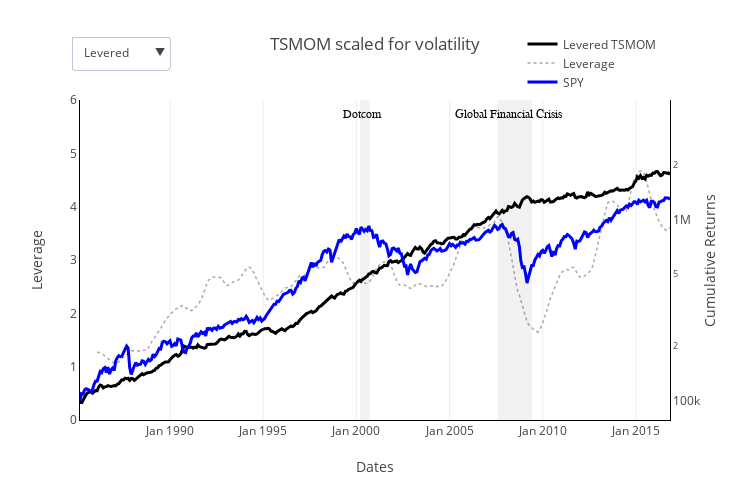

Notebook code cell kept with this figure:
### Markdown cell above
Let's see what our interactive plots show next. Hover your cursor over the chart to active interactivity.

### Code cell
ts_idx = levered.index
init_cap = 100000
trace_10 = Scatter(x = ts_idx,
                   y = unlevered.Cumulative * init_cap,
                   visible = False, 
                   name = 'Unlevered TSMOM',
                   yaxis = 'y2',
                   line = dict(dash = 'line',
                               color = 'black', 
                               width = 3)
                 )
trace_20 = Scatter(x = ts_idx,
                   y = unlevered.Leverage,
                   visible = False,
                   name = 'Leverage',
                   line = dict(dash = 'dot',
                               color = '#aaa9a9', 
                               width = 1.5, 
                               )
                 )
                  
trace_30 =  Scatter(x = ts_idx,
                    y = unlevered.SPY * init_cap,
                    visible = False,
                    name = 'SPY',
                    yaxis = 'y2',
                    line = dict(dash = 'line', 
                                color = 'blue', 
                                width = 3)    
                   )

trace_11 = Scatter(x = ts_idx,
                   y = (levered['Cumulative VolScale'] * init_cap),
                   visible = True,
                   name = 'Levered TSMOM',
                   yaxis = 'y2',
                   line = dict(dash = 'line',
                               color = 'black', 
                               width = 3)
                 )
trace_12 = Scatter(x = ts_idx,
                   y = (levered.Leverage),
                   visible = True,
                   name = 'Leverage',
                   line = dict(dash = 'dot',
                               color = '#aaa9a9', 
                               width = 1.5),
                 )
trace_13 = Scatter(x = ts_idx,
                   y = (levered.SPY) * init_cap,
                   visible = True,
                   name = 'SPY',
                   yaxis = 'y2',
                   line = dict(dash = 'line',
                               color = 'blue', 
                               width = 3,
                              )
                  )
data_ttl = [trace_10, trace_20, trace_30, trace_11, trace_12, trace_13]
updatemenus = list([dict(#type="buttons", 
                         active= 1, 
                         
                         buttons=list([dict(label = 'Unlevered',  
                                            method = 'update', 
                                            args = [{'visible': [True, True, True, False, False, False]},]),
                       
                                       dict(label = 'Levered', 
                                            method = 'update', 
                                            args = [{'visible': [False, False, False, True, True, True]},]), 
                                       
                                      ]),  
                         x = 0.15,
                         y = 1.2
                        ),
                   ], 
                   
                  )

lay = Layout(title = 'TSMOM scaled for volatility',
             legend = dict(x = 0.75, y = 1.22),

             xaxis = dict(title = 'Dates', 
                          showgrid = True, 
                          showticklabels = True,
                          linecolor = 'black',
                          tickformat = '%b %Y',
                          hoverformat = '%b %Y'
                         ),
              yaxis = dict(title = 'Leverage', 
                          showgrid = False,
                          showticklabels = True,
                          linecolor = 'black',
                          range = [0, 6],   
                          ),
             yaxis2 = dict(title = 'Cumulative Returns', 
                          showgrid = False,
                          showticklabels = True,
                          linecolor = 'black',
                          range = [4.8922, 6.65863],
                          nticks = 5,
                          type = 'log',
                           side = 'right',
                           overlaying = 'y'
                          ),
             
             paper_bgcolor = 'white',
             plot_bgcolor = 'white',
             autosize = False,
             height = 500,
             width = 750,
             showlegend = True,
             updatemenus = updatemenus,

             shapes = [
                 {
                     'type' : 'line',
                     'xref' : 'paper',
                     'x0' : 0,
                     'y0' : init_cap,
                     'x1' : 1,
                     'y1' : init_cap,
                     'line' : {
                         
                         'color': 'black',
                         'width': 1,
                         'dash': 'dash'
                             },
                 },
                     {
                      'x0':'2000-03-15', 
                      'x1':'2000-09-15', 
                      'yref': 'paper',
                      'y0':0,
                      'y1':1,
                      'fillcolor':'rgba(30,30,30,0.3)',  
                      'opacity':.2, 
                      'line' : {'width': 0
                               },
                      },
                     {
                      
                      'x0':'2007-08-01', 
                      'x1':'2009-06-01', 
                      'yref': 'paper',
                      'y0':0,
                      'y1':1,
                      'fillcolor':'rgba(30,30,30,0.3)',  
                      'opacity':.2, 
                      'line' : {'width': 0
                               },
                      },
             ]
            )
annot = []

annot.extend([dict(xref = 'paper',
                  yref = 'paper',
                  x= 0.82, 
                  y= 0.98,
                  xanchor ='right', 
                  yanchor='right',
                  text= 'Global Financial Crisis',
                  font=dict(family='<b>Arial<b>',
                            size= 12, 
                            color= 'black',
                           ),
                  showarrow=False), 
            dict(xref = 'paper',
                  yref = 'paper',
                  x= 0.515, 
                  y= 0.98,
                  xanchor ='right', 
                  yanchor='right',
                  text= 'Dotcom',
                  font=dict(family='<b>Arial<b>',
                            size= 12, 
                            color= 'black',
                           ),
                  showarrow=False)
             ]
            )

lay['annotations'] = annot
fig_ttl = Figure(data = data_ttl, layout = lay)
iplot(fig_ttl, show_link = False)

### Figure 1 — Plotly figure (JSON) as saved in the notebook; plotly's stock layout.template omitted (floating-point values rounded to 4 significant figures; data arrays with more than 128 entries replaced by an {"elided": "..."} marker saying what was removed)
{"data": [{"line": {"color": "black", "dash": "line", "width": 3}, "name": "Unlevered TSMOM", "type": "scatter", "visible": false, "x": {"elided": "381 str values"}, "y": {"elided": "381 float values"}, "yaxis": "y2"}, {"line": {"color": "#aaa9a9", "dash": "dot", "width": 1.5}, "name": "Leverage", "type": "scatter", "visible": false, "x": {"elided": "381 str values"}, "y": {"elided": "381 int values"}}, {"line": {"color": "blue", "dash": "line", "width": 3}, "name": "SPY", "type": "scatter", "visible": false, "x": {"elided": "381 str values"}, "y": {"elided": "381 float values"}, "yaxis": "y2"}, {"line": {"color": "black", "dash": "line", "width": 3}, "name": "Levered TSMOM", "type": "scatter", "visible": true, "x": {"elided": "381 str values"}, "y": {"elided": "381 float values"}, "yaxis": "y2"}, {"line": {"color": "#aaa9a9", "dash": "dot", "width": 1.5}, "name": "Leverage", "type": "scatter", "visible": true, "x": {"elided": "381 str values"}, "y": {"elided": "381 float values"}}, {"line": {"color": "blue", "dash": "line", "width": 3}, "name": "SPY", "type": "scatter", "visible": true, "x": {"elided": "381 str values"}, "y": {"elided": "381 float values"}, "yaxis": "y2"}], "layout": {"annotations": [{"font": {"color": "black", "family": "<b>Arial<b>", "size": 12}, "showarrow": false, "text": "Global Financial Crisis", "x": 0.82, "xanchor": "right", "xref": "paper", "y": 0.98, "yanchor": "right", "yref": "paper"}, {"font": {"color": "black", "family": "<b>Arial<b>", "size": 12}, "showarrow": false, "text": "Dotcom", "x": 0.515, "xanchor": "right", "xref": "paper", "y": 0.98, "yanchor": "right", "yref": "paper"}], "autosize": false, "height": 500, "legend": {"x": 0.75, "y": 1.22}, "paper_bgcolor": "white", "plot_bgcolor": "white", "shapes": [{"line": {"color": "black", "dash": "dash", "width": 1}, "type": "line", "x0": 0, "x1": 1, "xref": "paper", "y0": 100000, "y1": 100000}, {"fillcolor": "rgba(30,30,30,0.3)", "line": {"width": 0}, "opacity": 0.2, "x0": "2000-03-15", "x1": "2000-09-15", "y0": 0, "y1": 1, "yref": "paper"}, {"fillcolor": "rgba(30,30,30,0.3)", "line": {"width": 0}, "opacity": 0.2, "x0": "2007-08-01", "x1": "2009-06-01", "y0": 0, "y1": 1, "yref": "paper"}], "showlegend": true, "title": "TSMOM scaled for volatility", "updatemenus": [{"active": 1, "buttons": [{"args": [{"visible": [true, true, true, false, false, false]}], "label": "Unlevered", "method": "update"}, {"args": [{"visible": [false, false, false, true, true, true]}], "label": "Levered", "method": "update"}], "x": 0.15, "y": 1.2}], "width": 750, "xaxis": {"hoverformat": "%b %Y", "linecolor": "black", "showgrid": true, "showticklabels": true, "tickformat": "%b %Y", "title": "Dates"}, "yaxis": {"linecolor": "black", "range": [0, 6], "showgrid": false, "showticklabels": true, "title": "Leverage"}, "yaxis2": {"linecolor": "black", "nticks": 5, "overlaying": "y", "range": [4.892, 6.659], "showgrid": false, "showticklabels": true, "side": "right", "title": "Cumulative Returns", "type": "log"}}}
